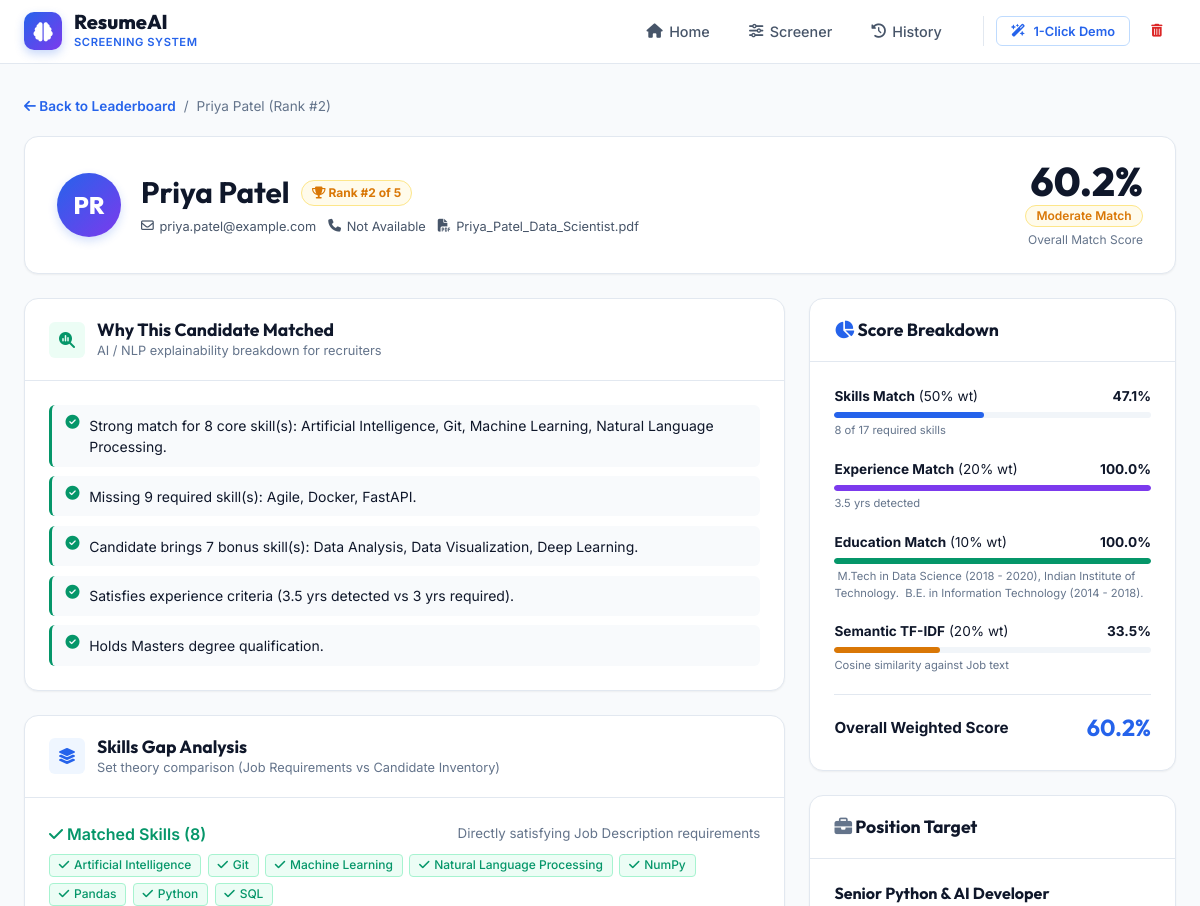
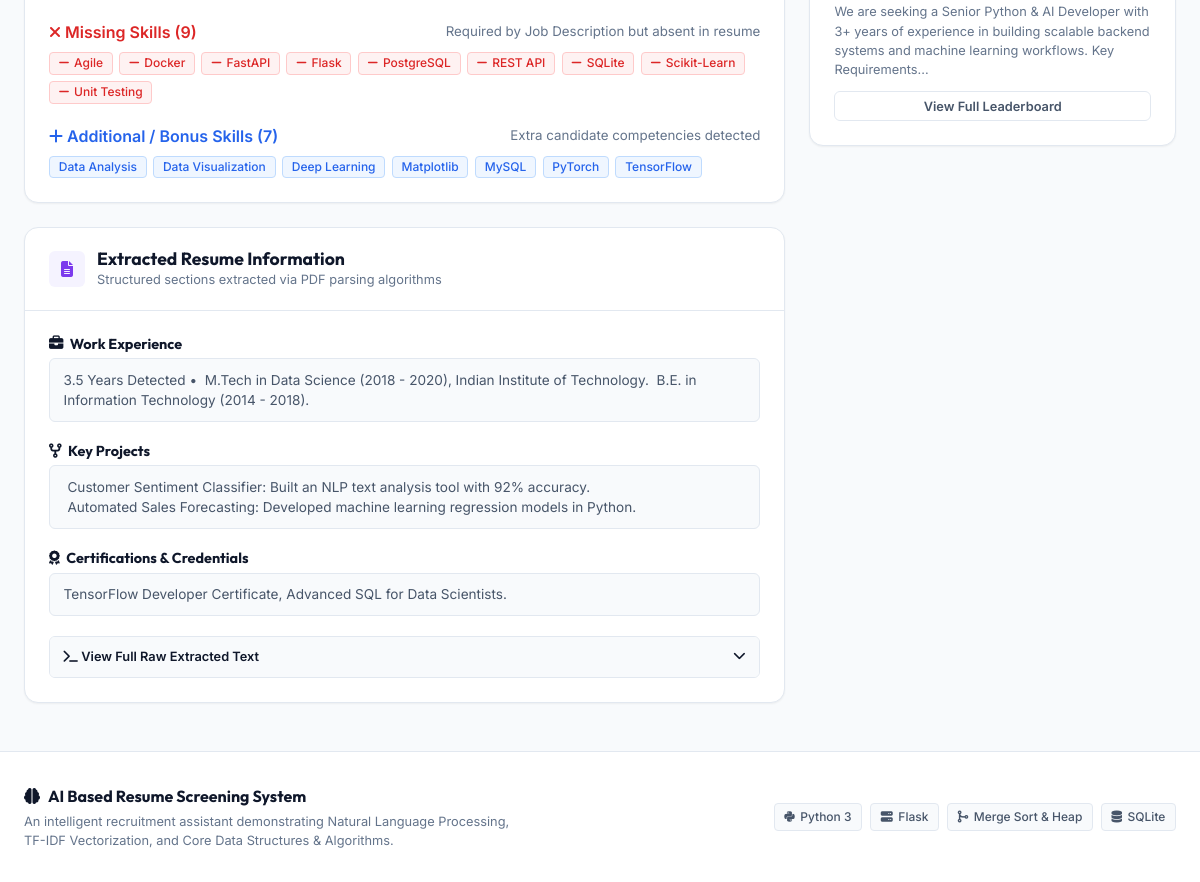
The app's page /candidate/45 with its own data (2 pictures, top to bottom).
### tables this page shows
CREATE TABLE candidates (
            id INTEGER PRIMARY KEY AUTOINCREMENT,
            job_id INTEGER,
            name TEXT NOT NULL,
            email TEXT,
            phone TEXT,
            education TEXT,
            experience_years REAL DEFAULT 0,
            resume_filename TEXT,
            match_score REAL DEFAULT 0,
            skill_score REAL DEFAULT 0,
            exp_score REAL DEFAULT 0,
            edu_score REAL DEFAULT 0,
            tfidf_score REAL DEFAULT 0,
            badge TEXT,
            badge_class TEXT,
            matched_skills TEXT,
            missing_skills TEXT,
            additional_skills TEXT,
            explanations_json TEXT,
            raw_text TEXT,
            projects TEXT,
            certifications TEXT,
            created_at TIMESTAMP DEFAULT CURRENT_TIMESTAMP,
            FOREIGN KEY (job_id) REFERENCES jobs (id) ON DELETE CASCADE
        );

CREATE TABLE jobs (
            id INTEGER PRIMARY KEY AUTOINCREMENT,
            job_title TEXT NOT NULL,
            job_description TEXT NOT NULL,
            required_skills TEXT,
            required_experience REAL DEFAULT 0,
            created_at TIMESTAMP DEFAULT CURRENT_TIMESTAMP
        );

### app.py (the view)
@app.route('/candidate/<int:candidate_id>')
def candidate_detail(candidate_id: int):
    cand = database.get_candidate_by_id(candidate_id)
    if not cand:
        flash("Candidate record not found.", "error")
        return redirect(url_for('dashboard'))
    job = database.get_job(cand["job_id"])
    all_job_cands = database.get_candidates_for_job(cand["job_id"])
    sorted_cands = merge_sort(all_job_cands, key=lambda c: c["match_score"], reverse=True)
    rank = 1
    for idx, c in enumerate(sorted_cands):
        if c["id"] == candidate_id:
            rank = idx + 1
            break
    cand["rank"] = rank
    cand["total_pool"] = len(sorted_cands)
    return render_template('candidate.html', candidate=cand, job=job)

### algorithms.py (called while the page is built)
def merge_sort(arr: List[Any], key: Optional[Callable[[Any], Any]] = None, reverse: bool = False) -> List[Any]:
    if len(arr) <= 1:
        return arr[:]
    mid = len(arr) // 2
    left = merge_sort(arr[:mid], key=key, reverse=reverse)
    right = merge_sort(arr[mid:], key=key, reverse=reverse)
    return _merge(left, right, key, reverse)

def _merge(left: List[Any], right: List[Any], key: Optional[Callable[[Any], Any]], reverse: bool) -> List[Any]:
    merged = []
    i = j = 0
    def get_val(item):
        return key(item) if key else item
    while i < len(left) and j < len(right):
        val_l = get_val(left[i])
        val_r = get_val(right[j])
        if (val_l >= val_r if reverse else val_l <= val_r):
            merged.append(left[i])
            i += 1
        else:
            merged.append(right[j])
            j += 1
    merged.extend(left[i:])
    merged.extend(right[j:])
    return merged

### app.py (called while the page is built)
@app.template_filter('format_exp')
def format_exp_filter(val):
    if val is None:
        return "0"
    try:
        f = float(val)
        return str(int(f)) if f.is_integer() else str(round(f, 1))
    except (ValueError, TypeError):
        return str(val)

### database.py (called while the page is built)
def get_db_connection() -> sqlite3.Connection:
    os.makedirs(DB_DIR, exist_ok=True)
    conn = sqlite3.connect(DB_PATH)
    conn.row_factory = sqlite3.Row
    return conn

def get_job(job_id: int) -> Optional[Dict[str, Any]]:
    conn = get_db_connection()
    cursor = conn.cursor()
    cursor.execute("SELECT * FROM jobs WHERE id = ?", (job_id,))
    row = cursor.fetchone()
    conn.close()
    if not row:
        return None
    res = dict(row)
    res["required_skills"] = json.loads(res["required_skills"]) if res["required_skills"] else []
    return res

def get_candidate_by_id(candidate_id: int) -> Optional[Dict[str, Any]]:
    conn = get_db_connection()
    cursor = conn.cursor()
    cursor.execute("SELECT * FROM candidates WHERE id = ?", (candidate_id,))
    row = cursor.fetchone()
    conn.close()
    if not row:
        return None
    d = dict(row)
    d["matched_skills"] = json.loads(d["matched_skills"]) if d["matched_skills"] else []
    d["missing_skills"] = json.loads(d["missing_skills"]) if d["missing_skills"] else []
    d["additional_skills"] = json.loads(d["additional_skills"]) if d["additional_skills"] else []
    d["explanations"] = json.loads(d["explanations_json"]) if d["explanations_json"] else []
    d["skills"] = d["matched_skills"] + d["additional_skills"]
    return d

### templates/candidate.html (shortened to what this page needs)
{% extends 'base.html' %}
{% block content %}
<div class="breadcrumb-bar">
    <a href="{{ url_for('view_results', job_id=job.id) }}" class="breadcrumb-back">
        <i class="fa-solid fa-arrow-left"></i> Back to Leaderboard
    </a>
    <span class="breadcrumb-separator">/</span>
    <span class="breadcrumb-current">{{ candidate.name }} (Rank #{{ candidate.rank }})</span>
</div>
<div class="card candidate-hero-card">
    <div class="candidate-hero-flex">
        <div class="candidate-hero-left">
            <div class="hero-avatar">
                {{ candidate.name[:2]|upper if candidate.name != 'Not Available' else 'NA' }}
            </div>
            <div>
                <div class="candidate-hero-title-row">
                    <h1 class="candidate-hero-name">{{ candidate.name }}</h1>
                    <span class="rank-pill"><i class="fa-solid fa-trophy"></i> Rank #{{ candidate.rank }} of {{ candidate.total_pool }}</span>
                </div>
                <div class="candidate-contact-chips">
                    <span class="contact-chip"><i class="fa-regular fa-envelope"></i> {{ candidate.email }}</span>
                    <span class="contact-chip"><i class="fa-solid fa-phone"></i> {{ candidate.phone }}</span>
                    <span class="contact-chip"><i class="fa-solid fa-file-pdf"></i> {{ candidate.resume_filename }}</span>
                </div>
            </div>
        </div>
        <div class="candidate-hero-right">
            <div class="hero-score-box">
                <span class="hero-score-val">{{ candidate.match_score }}%</span>
                <span class="badge {{ candidate.badge_class }}">{{ candidate.badge }}</span>
                <span class="hero-score-lbl">Overall Match Score</span>
            </div>
        </div>
    </div>
</div>
<div class="candidate-grid">
    <div class="candidate-main-col">
        <div class="card explainability-card">
            <div class="card-header">
                <div class="card-title-group">
                    <div class="card-icon icon-green"><i class="fa-solid fa-magnifying-glass-chart"></i></div>
                    <div>
                        <h3 class="card-title">Why This Candidate Matched</h3>
                        <p class="card-subtitle">AI / NLP explainability breakdown for recruiters</p>
                    </div>
                </div>
            </div>
            <div class="card-body">
                {% if candidate.explanations %}
                    <ul class="explanation-list">
                        {% for exp in candidate.explanations %}
                            <li class="explanation-item">
                                <i class="fa-solid fa-circle-check text-emerald"></i>
                                <span>{{ exp }}</span>
                            </li>
                        {% endfor %}
                    </ul>
                {% else %}
                    <p class="text-muted">Standard matching criteria applied.</p>
                {% endif %}
            </div>
        </div>
        <div class="card skills-analysis-card">
            <div class="card-header">
                <div class="card-title-group">
                    <div class="card-icon icon-blue"><i class="fa-solid fa-layer-group"></i></div>
                    <div>
                        <h3 class="card-title">Skills Gap Analysis</h3>
                        <p class="card-subtitle">Set theory comparison (Job Requirements vs Candidate Inventory)</p>
                    </div>
                </div>
            </div>
            <div class="card-body">
                <div class="skill-category-group">
                    <div class="category-header">
                        <span class="text-emerald font-semibold"><i class="fa-solid fa-check"></i> Matched Skills ({{ candidate.matched_skills|length }})</span>
                        <small class="text-muted">Directly satisfying Job Description requirements</small>
                    </div>
                    <div class="skill-chips-wrap">
                        {% for s in candidate.matched_skills %}
                            <span class="skill-chip skill-matched"><i class="fa-solid fa-check"></i> {{ s }}</span>
                        {% else %}
                            <span class="text-muted text-sm">No direct required skills matched.</span>
                        {% endfor %}
                    </div>
                </div>
                <div class="skill-category-group">
                    <div class="category-header">
                        <span class="text-danger font-semibold"><i class="fa-solid fa-xmark"></i> Missing Skills ({{ candidate.missing_skills|length }})</span>
                        <small class="text-muted">Required by Job Description but absent in resume</small>
                    </div>
                    <div class="skill-chips-wrap">
                        {% for s in candidate.missing_skills %}
                            <span class="skill-chip skill-missing"><i class="fa-solid fa-minus"></i> {{ s }}</span>
                        {% else %}
                            <span class="text-emerald text-sm font-semibold"><i class="fa-solid fa-circle-check"></i> Candidate meets 100% of required skills!</span>
                        {% endfor %}
                    </div>
                </div>
                <div class="skill-category-group">
                    <div class="category-header">
                        <span class="text-primary font-semibold"><i class="fa-solid fa-plus"></i> Additional / Bonus Skills ({{ candidate.additional_skills|length }})</span>
                        <small class="text-muted">Extra candidate competencies detected</small>
                    </div>
                    <div class="skill-chips-wrap">
                        {% for s in candidate.additional_skills %}
                            <span class="skill-chip skill-bonus">{{ s }}</span>
                        {% else %}
                            <span class="text-muted text-sm">No additional skills detected.</span>
                        {% endfor %}
                    </div>
                </div>
            </div>
        </div>
        <div class="card extracted-details-card">
            <div class="card-header">
                <div class="card-title-group">
                    <div class="card-icon icon-purple"><i class="fa-solid fa-file-lines"></i></div>
                    <div>
                        <h3 class="card-title">Extracted Resume Information</h3>
                        <p class="card-subtitle">Structured sections extracted via PDF parsing algorithms</p>
                    </div>
                </div>
            </div>
            <div class="card-body">
                <div class="extracted-section">
                    <h4><i class="fa-solid fa-briefcase"></i> Work Experience</h4>
                    <p class="extracted-text">{{ candidate.experience_years|format_exp }} Years Detected &bull; {{ candidate.education }}</p>
                </div>
                {% if candidate.projects != 'Not Available' %}
                    <div class="extracted-section">
                        <h4><i class="fa-solid fa-code-fork"></i> Key Projects</h4>
                        <div class="extracted-text whitespace-pre">{{ candidate.projects }}</div>
                    </div>
                {% endif %}
                {% if candidate.certifications != 'Not Available' %}
                    <div class="extracted-section">
                        <h4><i class="fa-solid fa-award"></i> Certifications & Credentials</h4>
                        <div class="extracted-text whitespace-pre">{{ candidate.certifications }}</div>
                    </div>
                {% endif %}
                <details class="raw-text-details">
                    <summary class="raw-text-summary">
                        <span><i class="fa-solid fa-terminal"></i> View Full Raw Extracted Text</span>
                        <i class="fa-solid fa-chevron-down summary-chevron"></i>
                    </summary>
                </details>
            </div>
        </div>
    </div>
    <div class="candidate-side-col">
        <div class="card score-breakdown-card">
            <div class="card-header">
                <h3 class="card-title"><i class="fa-solid fa-chart-pie text-primary"></i> Score Breakdown</h3>
            </div>
            <div class="card-body">
                <div class="score-breakdown-item">
                    <div class="breakdown-label-row">
                        <span><strong>Skills Match</strong> (50% wt)</span>
                        <span class="breakdown-val">{{ candidate.skill_score }}%</span>
                    </div>
                    <div class="progress-bar-container">
                        <div class="progress-bar-fill fill-primary" style="width: {{ candidate.skill_score }}%;"></div>
                    </div>
                    <span class="breakdown-subtext">{{ candidate.matched_skills|length }} of {{ (candidate.matched_skills|length + candidate.missing_skills|length) }} required skills</span>
                </div>
                <div class="score-breakdown-item">
                    <div class="breakdown-label-row">
                        <span><strong>Experience Match</strong> (20% wt)</span>
                        <span class="breakdown-val">{{ candidate.exp_score }}%</span>
                    </div>
                    <div class="progress-bar-container">
                        <div class="progress-bar-fill fill-purple" style="width: {{ candidate.exp_score }}%;"></div>
                    </div>
                    <span class="breakdown-subtext">{{ candidate.experience_years|format_exp }} yrs detected</span>
                </div>
                <div class="score-breakdown-item">
                    <div class="breakdown-label-row">
                        <span><strong>Education Match</strong> (10% wt)</span>
                        <span class="breakdown-val">{{ candidate.edu_score }}%</span>
                    </div>
                    <div class="progress-bar-container">
                        <div class="progress-bar-fill fill-emerald" style="width: {{ candidate.edu_score }}%;"></div>
                    </div>
                    <span class="breakdown-subtext">{{ candidate.education }}</span>
                </div>
                <div class="score-breakdown-item">
                    <div class="breakdown-label-row">
                        <span><strong>Semantic TF-IDF</strong> (20% wt)</span>
                        <span class="breakdown-val">{{ candidate.tfidf_score }}%</span>
                    </div>
                    <div class="progress-bar-container">
                        <div class="progress-bar-fill fill-amber" style="width: {{ candidate.tfidf_score }}%;"></div>
                    </div>
                    <span class="breakdown-subtext">Cosine similarity against Job text</span>
                </div>
                <div class="final-score-summary">
                    <span>Overall Weighted Score</span>
                    <span class="final-score-big">{{ candidate.match_score }}%</span>
                </div>
            </div>
        </div>
        <div class="card job-context-card">
            <div class="card-header">
                <h3 class="card-title"><i class="fa-solid fa-briefcase text-muted"></i> Position Target</h3>
            </div>
            <div class="card-body">
                <h4 class="job-context-title">{{ job.job_title }}</h4>
                <p class="job-context-desc">{{ job.job_description[:160] }}...</p>
                <a href="{{ url_for('view_results', job_id=job.id) }}" class="btn btn-outline-secondary btn-sm btn-block mt-3">
                    View Full Leaderboard
                </a>
            </div>
        </div>
    </div>
</div>
{% endblock %}

### records on screen
candidates: name "Priya Patel", name "PR", email "priya.patel@example.com", phone "Not Available", resume_filename "Priya_Patel_Data_Scientist.pdf", match_score "60.2", badge "Moderate Match", experience_years "3.5", education " M.Tech in Data Science (2018 - 2020), Indian Institute of Technology.  B.E. in Information Technology (2014 - 2018).", projects " Customer Sentiment Classifier: Built an NLP text analysis tool with 92% accuracy.  Automated Sales Forecasting: Developed machine learning regression models in Python.", certifications "TensorFlow Developer Certificate, Advanced SQL for Data Scientists.", skill_score "47.1", exp_score "100.0", edu_score "100.0", tfidf_score "33.5"
jobs: job_title "Senior Python & AI Developer", job_description "We are seeking a Senior Python & AI Developer with 3+ years of experience in building scalable backend systems and machine learning workflows. Key Requirements"

### other values on screen
{{ candidate.rank }} "2"
{{ candidate.total_pool }} "5"
{{ exp }} "Strong match for 8 core skill(s): Artificial Intelligence, Git, Machine Learning, Natural Language Processing." "Missing 9 required skill(s): Agile, Docker, FastAPI." "Candidate brings 7 bonus skill(s): Data Analysis, Data Visualization, Deep Learning." "Satisfies experience criteria (3.5 yrs detected vs 3 yrs required)." "Holds Masters degree qualification."
{{ candidate.matched_skills|length }} "8"
{{ s }} "Artificial Intelligence" "Git" "Machine Learning" "Natural Language Processing" "NumPy" "Pandas" "Python" "SQL"
{{ candidate.missing_skills|length }} "9"
{{ s }} "Agile" "Docker" "FastAPI" "Flask" "PostgreSQL" "REST API" "SQLite" "Scikit-Learn" "Unit Testing"
{{ candidate.additional_skills|length }} "7"
{{ s }} "Data Analysis" "Data Visualization" "Deep Learning" "Matplotlib" "MySQL" "PyTorch" "TensorFlow"
{{ (candidate.matched_skills|length + candidate.missing_skills|length) }} "17"
